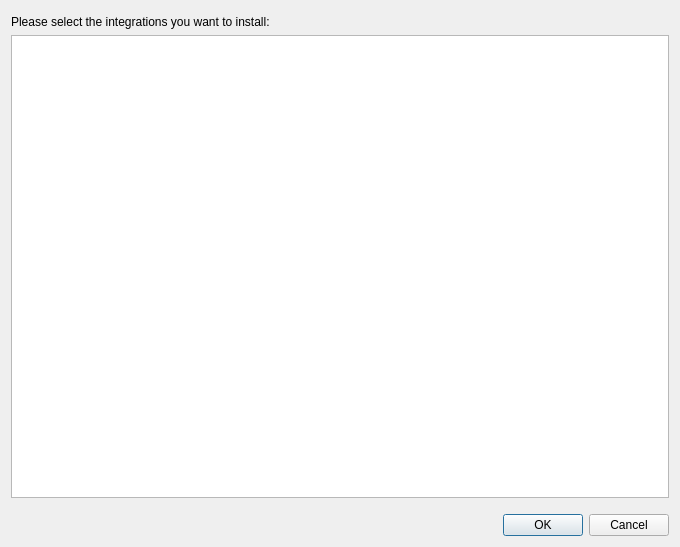
<?xml version="1.0" encoding="UTF-8"?>
<ui version="4.0">
 <class>dlg_installer</class>
 <widget class="QDialog" name="dlg_installer">
  <property name="geometry">
   <rect>
    <x>0</x>
    <y>0</y>
    <width>680</width>
    <height>547</height>
   </rect>
  </property>
  <property name="windowTitle">
   <string>Setup Prism integrations</string>
  </property>
  <layout class="QVBoxLayout" name="verticalLayout">
   <property name="topMargin">
    <number>15</number>
   </property>
   <item>
    <widget class="QLabel" name="label">
     <property name="text">
      <string>Please select the integrations you want to install:</string>
     </property>
    </widget>
   </item>
   <item>
    <widget class="QTreeWidget" name="tw_components">
     <property name="minimumSize">
      <size>
       <width>0</width>
       <height>100</height>
      </size>
     </property>
     <attribute name="headerVisible">
      <bool>false</bool>
     </attribute>
     <attribute name="headerDefaultSectionSize">
      <number>200</number>
     </attribute>
     <column>
      <property name="text">
       <string>programm</string>
      </property>
     </column>
     <column>
      <property name="text">
       <string>paths</string>
      </property>
     </column>
    </widget>
   </item>
   <item>
    <spacer name="verticalSpacer">
     <property name="orientation">
      <enum>Qt::Vertical</enum>
     </property>
     <property name="sizeType">
      <enum>QSizePolicy::Fixed</enum>
     </property>
     <property name="sizeHint" stdset="0">
      <size>
       <width>20</width>
       <height>10</height>
      </size>
     </property>
    </spacer>
   </item>
   <item>
    <widget class="QDialogButtonBox" name="buttonBox">
     <property name="orientation">
      <enum>Qt::Horizontal</enum>
     </property>
     <property name="standardButtons">
      <set>QDialogButtonBox::Cancel|QDialogButtonBox::Ok</set>
     </property>
    </widget>
   </item>
  </layout>
 </widget>
 <resources/>
 <connections>
  <connection>
   <sender>buttonBox</sender>
   <signal>accepted()</signal>
   <receiver>dlg_installer</receiver>
   <slot>accept()</slot>
   <hints>
    <hint type="sourcelabel">
     <x>248</x>
     <y>254</y>
    </hint>
    <hint type="destinationlabel">
     <x>157</x>
     <y>274</y>
    </hint>
   </hints>
  </connection>
  <connection>
   <sender>buttonBox</sender>
   <signal>rejected()</signal>
   <receiver>dlg_installer</receiver>
   <slot>reject()</slot>
   <hints>
    <hint type="sourcelabel">
     <x>316</x>
     <y>260</y>
    </hint>
    <hint type="destinationlabel">
     <x>286</x>
     <y>274</y>
    </hint>
   </hints>
  </connection>
 </connections>
</ui>
